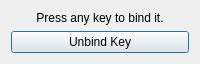
<?xml version="1.0" encoding="UTF-8"?>
<ui version="4.0">
 <class>DialogKeybind</class>
 <widget class="QDialog" name="DialogKeybind">
  <property name="geometry">
   <rect>
    <x>0</x>
    <y>0</y>
    <width>200</width>
    <height>60</height>
   </rect>
  </property>
  <property name="windowTitle">
   <string>Keybind</string>
  </property>
  <layout class="QVBoxLayout" name="verticalLayout_2">
   <item>
    <widget class="QLabel" name="label">
     <property name="text">
      <string>Press any key to bind it.</string>
     </property>
     <property name="alignment">
      <set>Qt::AlignCenter</set>
     </property>
    </widget>
   </item>
   <item>
    <widget class="QPushButton" name="buttonUnbind">
     <property name="text">
      <string>Unbind Key</string>
     </property>
    </widget>
   </item>
  </layout>
 </widget>
 <resources/>
 <connections/>
</ui>
